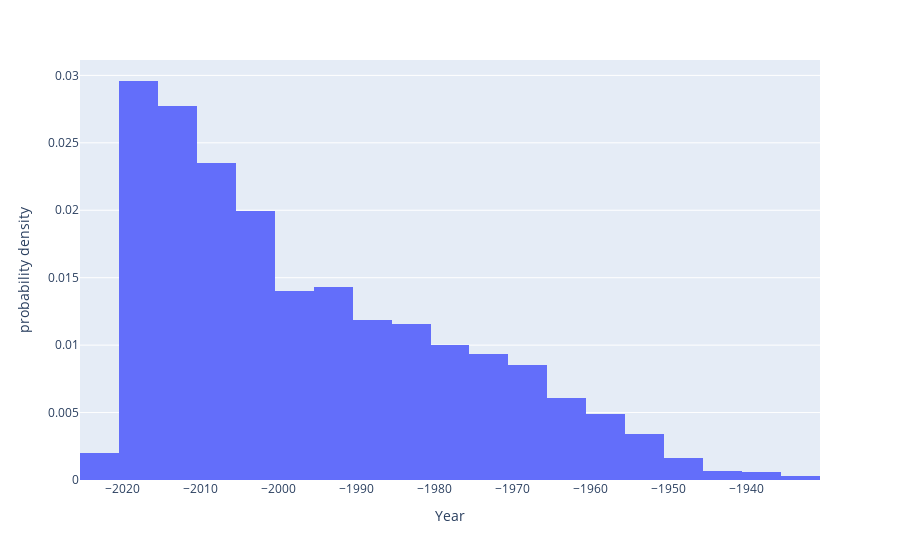

Write notebook code for a chart like this one.
### Code cell
year = px.histogram(imdb_df, x = 'Year', histnorm='probability density', nbins = 30)
year.show()

### Figure 1 — Plotly figure (JSON) as saved in the notebook; plotly's stock layout.template omitted (floating-point values rounded to 4 significant figures; data arrays with more than 128 entries replaced by an {"elided": "..."} marker saying what was removed)
{"data": [{"alignmentgroup": "True", "bingroup": "x", "histnorm": "probability density", "hovertemplate": "Year=%{x}<br>probability density=%{y}<extra></extra>", "legendgroup": "", "marker": {"color": "#636efa", "pattern": {"shape": ""}}, "name": "", "nbinsx": 30, "offsetgroup": "", "orientation": "v", "showlegend": false, "type": "histogram", "x": {"elided": "11966 int values"}, "xaxis": "x", "yaxis": "y"}], "layout": {"barmode": "relative", "legend": {"tracegroupgap": 0}, "margin": {"t": 60}, "xaxis": {"anchor": "y", "domain": [0, 1], "title": {"text": "Year"}}, "yaxis": {"anchor": "x", "domain": [0, 1], "title": {"text": "probability density"}}}}
